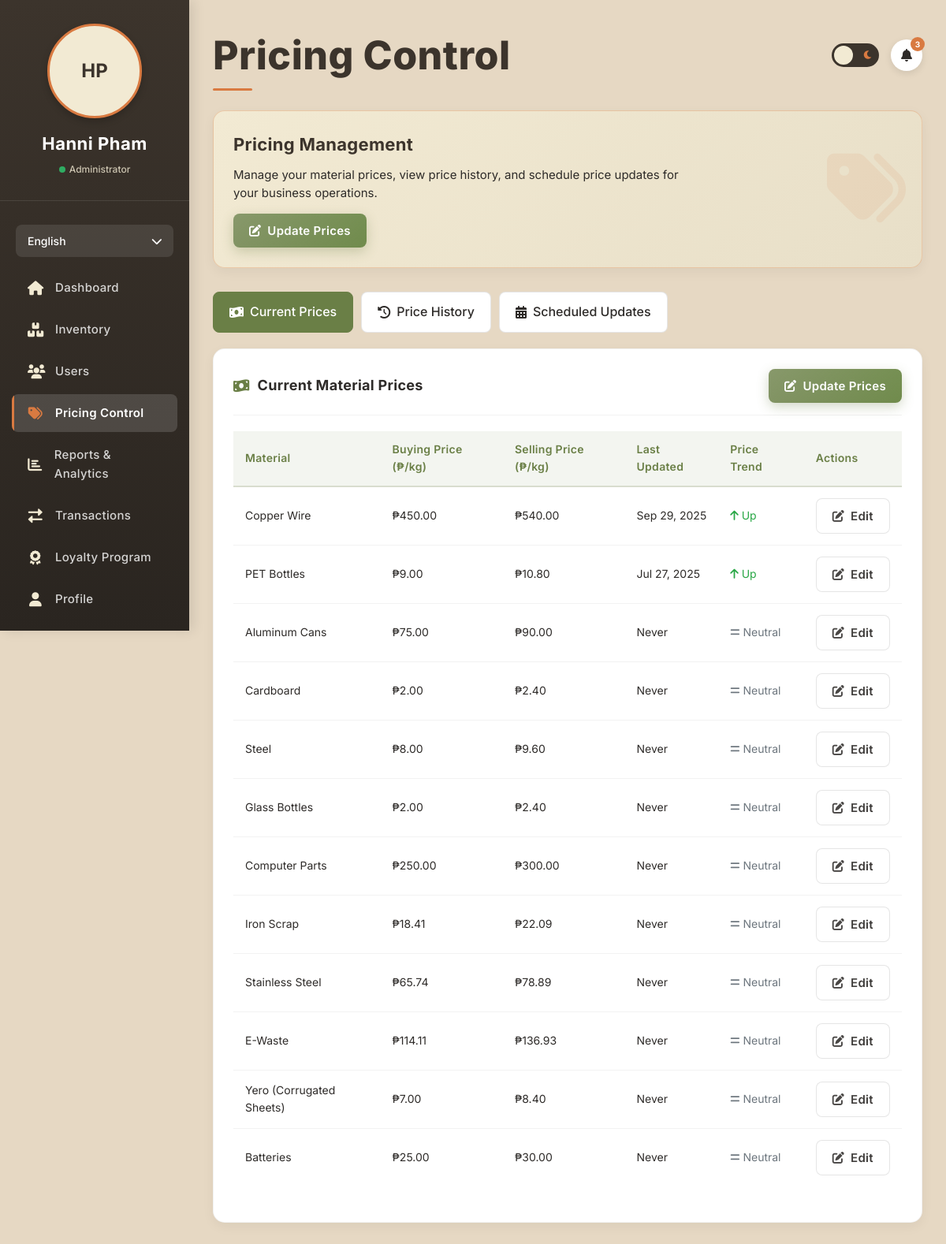
Screenshot of /admin/pricing.php (signed in) with the database file from the repository.
### tables this page shows
CREATE TABLE `users` (
  `id` int(11) NOT NULL AUTO_INCREMENT,
  `first_name` varchar(50) NOT NULL,
  `last_name` varchar(50) NOT NULL,
  `username` varchar(50) DEFAULT NULL,
  `email` varchar(100) NOT NULL,
  `phone` varchar(20) NOT NULL,
  `address` text NOT NULL,
  `profile_image` varchar(255) DEFAULT NULL,
  `password_hash` varchar(255) NOT NULL,
  `user_type` enum('individual','business','collector') NOT NULL,
  `agreed_terms` tinyint(1) DEFAULT 0,
  `created_at` timestamp NOT NULL DEFAULT current_timestamp(),
  `loyalty_points` int(11) DEFAULT 0,
  `loyalty_tier` enum('bronze','silver','gold','platinum','diamond','ethereal') DEFAULT 'bronze',
  `referral_code` varchar(20) DEFAULT NULL,
  `referred_by` int(11) DEFAULT NULL,
  `is_admin` tinyint(1) DEFAULT 0,
  `last_login` datetime DEFAULT NULL,
  `is_verified` tinyint(1) DEFAULT 0,
  `verification_token` varchar(255) DEFAULT NULL,
  `token_expires_at` datetime DEFAULT NULL,
  `reset_token` varchar(64) DEFAULT NULL,
  `reset_token_expires` datetime DEFAULT NULL,
  `facebook_id` varchar(255) DEFAULT NULL,
  `api_key` varchar(64) DEFAULT NULL,
  `two_factor_auth` tinyint(1) DEFAULT 0,
  `two_factor_secret` varchar(32) DEFAULT NULL,
  PRIMARY KEY (`id`),
  UNIQUE KEY `email` (`email`),
  UNIQUE KEY `username_UNIQUE` (`username`),
  UNIQUE KEY `referral_code_UNIQUE` (`referral_code`),
  UNIQUE KEY `uniq_api_key` (`api_key`),
  KEY `idx_api_key` (`api_key`)
);

CREATE TABLE `materials` (
  `id` int(11) NOT NULL AUTO_INCREMENT,
  `material_option` enum('Copper Wire','PET Bottles','Aluminum Cans','Cardboard','Steel','Glass Bottles','Computer Parts','Iron Scrap','Stainless Steel','E-Waste','Yero (Corrugated Sheets)','Batteries') DEFAULT NULL,
  `unit_price` decimal(10,2) NOT NULL,
  `trend_change` decimal(10,2) DEFAULT 0.00,
  `trend_direction` enum('up','down','equal') DEFAULT 'equal',
  `category_id` int(11) DEFAULT NULL,
  `status` enum('active','inactive') DEFAULT 'active',
  `is_featured` tinyint(1) DEFAULT 0,
  `is_recyclable` tinyint(1) DEFAULT 1,
  `weight_unit` enum('kg','g','lbs') DEFAULT 'kg',
  `created_at` timestamp NOT NULL DEFAULT current_timestamp(),
  `updated_at` timestamp NOT NULL DEFAULT current_timestamp() ON UPDATE current_timestamp(),
  PRIMARY KEY (`id`),
  UNIQUE KEY `name` (`material_option`),
  UNIQUE KEY `material_option` (`material_option`),
  UNIQUE KEY `material_option_2` (`material_option`),
  UNIQUE KEY `material_option_3` (`material_option`),
  UNIQUE KEY `material_option_4` (`material_option`),
  KEY `fk_materials_category` (`category_id`),
  CONSTRAINT `fk_materials_category` FOREIGN KEY (`category_id`) REFERENCES `item_categories` (`id`) ON DELETE SET NULL
);

CREATE TABLE `price_history` (
  `id` int(11) NOT NULL AUTO_INCREMENT,
  `material_id` int(11) NOT NULL,
  `old_price` decimal(10,2) NOT NULL,
  `new_price` decimal(10,2) NOT NULL,
  `change_date` timestamp NOT NULL DEFAULT current_timestamp(),
  `changed_by` int(11) NOT NULL,
  `reason` text DEFAULT NULL,
  PRIMARY KEY (`id`),
  KEY `fk_price_material` (`material_id`),
  KEY `fk_price_changed_by` (`changed_by`)
);

### admin/pricing.php (the view, shortened to what this page needs)
<?php
require_once 'db_connection.php';
$user_id = $_SESSION['user_id'];
try {
    $stmt = $conn->prepare("SELECT first_name, last_name, email, profile_image, is_admin FROM users WHERE id = ?");
    $stmt->execute([$user_id]);
    $user = $stmt->fetch(PDO::FETCH_ASSOC);
} catch(PDOException $e) {
    error_log("User query failed: " . $e->getMessage());
    die("Error loading user data.");
}
$admin_name = $user['first_name'] . ' ' . $user['last_name'];
$admin_initials = strtoupper(substr($user['first_name'], 0, 1) . substr($user['last_name'], 0, 1));
$language = 'en';
$t = $translations[$language];
$current_tab = isset($_GET['tab']) ? sanitizeInput($_GET['tab']) : 'prices';
try {
    $materials = $conn->query("SELECT * FROM materials WHERE status = 'active' ORDER BY material_option")->fetchAll(PDO::FETCH_ASSOC);
} catch(PDOException $e) {
    error_log("Materials query failed: " . $e->getMessage());
    $materials = [];
}
?>
<!DOCTYPE html>
<html lang="en">
<head>
    <link rel="stylesheet" href="https://cdnjs.cloudflare.com/ajax/libs/font-awesome/6.0.0-beta3/css/all.min.css">
</head>
<body>
    <div class="sidebar" id="sidebar">
        <div class="sidebar-header">
            <div class="user-avatar">
                <?php if (!empty($user['profile_image']) && file_exists($user['profile_image'])): ?>
                    <img src="<?php echo htmlspecialchars($user['profile_image']); ?>" alt="Profile">
                <?php else: ?>
                    <?php echo $admin_initials; ?>
                <?php endif; ?>
            </div>
            <div class="user-name"><?php echo htmlspecialchars($admin_name); ?></div>
            <div class="user-status">
                <span class="status-indicator"></span>
                <span><?php echo $t['administrator']; ?></span>
            </div>
        </div>
        <div class="language-switcher">
            <button class="language-btn">
                <span><?php echo $language === 'en' ? 'English' : 'Filipino'; ?></span>
                <i class="fas fa-chevron-down"></i>
            </button>
        </div>
        <ul class="nav-menu">
            <li><a href="index.php"><i class="fas fa-home"></i> <?php echo $t['dashboard']; ?></a></li>
            <li><a href="inventory.php"><i class="fas fa-boxes"></i> <?php echo $t['inventory']; ?></a></li>
            <li><a href="users.php"><i class="fas fa-users"></i> <?php echo $t['users']; ?></a></li>
            <li><a href="pricing.php" class="active"><i class="fas fa-tags"></i> <?php echo $t['pricing_control']; ?></a></li>
            <li><a href="reports.php"><i class="fas fa-chart-bar"></i> <?php echo $t['reports_analytics']; ?></a></li>
            <li><a href="transactions.php"><i class="fas fa-exchange-alt"></i> <?php echo $t['transactions']; ?></a></li>
             <li><a href="loyalty.php" ><i class="fas fa-award"></i> <?php echo $t['loyalty_program']; ?></a></li>
            <li><a href="profile.php"><i class="fas fa-user"></i> <?php echo $t['profile']; ?></a></li>
    </div>
    <div class="main-content">
        <div class="header">
            <h1 class="page-title"><?php echo $t['pricing_control']; ?></h1>
            <div class="header-controls">
                <button class="dark-mode-toggle" id="darkModeToggle">
                    <i class="fas fa-moon moon"></i>
                </button>
                <div class="notification-bell">
                    <i class="fas fa-bell"></i>
                    <span class="notification-badge">3</span>
                </div>
            </div>
        </div>
        <div class="welcome-banner">
            <div class="welcome-content">
                <h2><?php echo $t['pricing_management']; ?></h2>
                <p><?php echo $t['welcome_message']; ?></p>
                <button class="btn btn-primary" onclick="openUpdatePricesModal()">
                    <i class="fas fa-edit"></i> <?php echo $t['update_prices']; ?>
                </button>
            </div>
            <div class="welcome-icon">
                <i class="fas fa-tags"></i>
            </div>
        </div>
        <div class="pricing-tabs">
            <a href="pricing.php?tab=prices" class="pricing-tab <?php echo $current_tab === 'prices' ? 'active' : ''; ?>">
                <i class="fas fa-money-bill-wave"></i> <?php echo $t['current_prices']; ?>
            </a>
            <a href="pricing.php?tab=history" class="pricing-tab <?php echo $current_tab === 'history' ? 'active' : ''; ?>">
                <i class="fas fa-history"></i> <?php echo $t['price_history']; ?>
            </a>
            <a href="pricing.php?tab=scheduled" class="pricing-tab <?php echo $current_tab === 'scheduled' ? 'active' : ''; ?>">
                <i class="fas fa-calendar-alt"></i> <?php echo $t['scheduled_updates']; ?>
            </a>
        </div>
        <?php if ($current_tab === 'prices'): ?>
            <div class="dashboard-card">
                <div class="card-header">
                    <h3 class="card-title"><i class="fas fa-money-bill-wave"></i> <?php echo $t['current_material_prices']; ?></h3>
                    <div class="card-actions">
                        <button class="btn btn-primary" onclick="openUpdatePricesModal()">
                            <i class="fas fa-edit"></i> <?php echo $t['update_prices']; ?>
                        </button>
                    </div>
                </div>
                <div class="table-responsive">
                    <table>
                        <thead>
                            <tr>
                                <th><?php echo $t['material']; ?></th>
                                <th><?php echo $t['buying_price']; ?> (₱/kg)</th>
                                <th><?php echo $t['selling_price']; ?> (₱/kg)</th>
                                <th><?php echo $t['last_updated']; ?></th>
                                <th><?php echo $t['price_trend']; ?></th>
                                <th><?php echo $t['actions']; ?></th>
                            </tr>
                        </thead>
                        <tbody>
                            <?php if (!empty($materials)): ?>
                                <?php foreach ($materials as $material):
                                    $stmt = $conn->prepare("SELECT * FROM price_history WHERE material_id = ? ORDER BY change_date DESC LIMIT 1");
                                    $stmt->execute([$material['id']]);
                                    $last_change = $stmt->fetch(PDO::FETCH_ASSOC);
                                    $trend = 'neutral';
                                    $trend_icon = 'fa-equals';
                                    $trend_class = 'price-neutral';
                                    if ($last_change) {
                                        if ($last_change['new_price'] > $last_change['old_price']) {
                                            $trend = 'up';
                                            $trend_icon = 'fa-arrow-up';
                                            $trend_class = 'price-up';
                                        } elseif ($last_change['new_price'] < $last_change['old_price']) {
                                            $trend = 'down';
                                            $trend_icon = 'fa-arrow-down';
                                            $trend_class = 'price-down';
                                        }
                                    }
                                ?>
                                    <tr>
                                        <td><?php echo htmlspecialchars($material['material_option']); ?></td>
                                        <td>₱<?php echo number_format($material['unit_price'], 2); ?></td>
                                        <td>₱<?php echo number_format($material['unit_price'] * 1.2, 2); ?></td>
                                        <td>
                                            <?php if ($last_change): ?>
                                                <?php echo date('M j, Y', strtotime($last_change['change_date'])); ?>
                                            <?php else: ?>
                                                Never
                                            <?php endif; ?>
                                        </td>
                                        <td>
                                            <span class="price-change <?php echo $trend_class; ?>">
                                                <i class="fas <?php echo $trend_icon; ?>"></i>
                                                <?php echo ucfirst($trend); ?>
                                            </span>
                                        </td>
                                        <td>
                                            <button class="btn btn-secondary" onclick="openUpdateSinglePriceModal(<?php echo $material['id']; ?>, '<?php echo htmlspecialchars($material['material_option']); ?>', <?php echo $material['unit_price']; ?>)">
                                                <i class="fas fa-edit"></i> <?php echo $t['edit']; ?>
                                            </button>
                                        </td>
                                    </tr>
                                <?php endforeach; ?>
                            <?php endif; ?>
                        </tbody>
                    </table>
                </div>
            </div>
        <?php endif; ?>
    </div>
</body>
</html>

### rows the page displays
users: admin_initials "HP", admin_name "Hanni Pham"
materials: material_option "Copper Wire", unit_price "450.00", $material['unit_price']*1.2 "540.00", price_history.change_date "Sep 29, 2025", price_history.new_price+old_price "Up"
materials: material_option "PET Bottles", unit_price "9.00", $material['unit_price']*1.2 "10.80", price_history.change_date "Jul 27, 2025", price_history.new_price+old_price "Up"
materials: material_option "Aluminum Cans", unit_price "75.00", $material['unit_price']*1.2 "90.00", shows "Never", trend "Neutral"
materials: material_option "Cardboard", unit_price "2.00", $material['unit_price']*1.2 "2.40", shows "Never", trend "Neutral"
materials: material_option "Steel", unit_price "8.00", $material['unit_price']*1.2 "9.60", shows "Never", trend "Neutral"
materials: material_option "Glass Bottles", unit_price "2.00", $material['unit_price']*1.2 "2.40", shows "Never", trend "Neutral"
materials: material_option "Computer Parts", unit_price "250.00", $material['unit_price']*1.2 "300.00", shows "Never", trend "Neutral"
materials: material_option "Iron Scrap", unit_price "18.41", $material['unit_price']*1.2 "22.09", shows "Never", trend "Neutral"
materials: material_option "Stainless Steel", unit_price "65.74", $material['unit_price']*1.2 "78.89", shows "Never", trend "Neutral"
materials: material_option "E-Waste", unit_price "114.11", $material['unit_price']*1.2 "136.93", shows "Never", trend "Neutral"
materials: material_option "Yero (Corrugated Sheets)", unit_price "7.00", $material['unit_price']*1.2 "8.40", shows "Never", trend "Neutral"
materials: material_option "Batteries", unit_price "25.00", $material['unit_price']*1.2 "30.00", shows "Never", trend "Neutral"

### other values shown
$t['administrator'] "Administrator"
$t['dashboard'] "Dashboard"
$t['inventory'] "Inventory"
$t['users'] "Users"
$t['pricing_control'] "Pricing Control"
$t['reports_analytics'] "Reports & Analytics"
$t['transactions'] "Transactions"
$t['loyalty_program'] "Loyalty Program"
$t['profile'] "Profile"
$t['pricing_management'] "Pricing Management"
$t['welcome_message'] "Manage your material prices, view price history, and schedule price updates for your business operations."
$t['update_prices'] "Update Prices"
$t['current_prices'] "Current Prices"
$t['price_history'] "Price History"
$t['scheduled_updates'] "Scheduled Updates"
